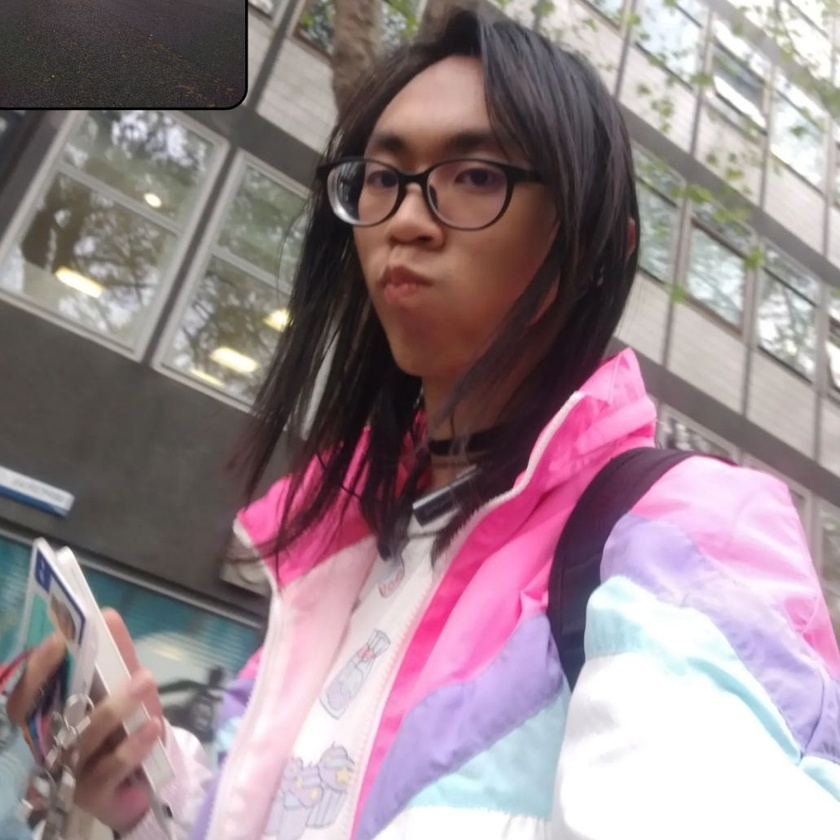
#> input picture assets/test_1.jpeg, 840 x 840 px, shrunk from 1031 x 1032 before the run, found by its file name
$ python opencv_static.py
#> lines starting #> are read from the running program, lines starting #| are printed output that depends on the picture; after the words box and inside, x2 and y2 are one past the last pixel; in counts of white or black regions, pixels touching at a corner belong together
import cv2 as cv
import matplotlib.pyplot as plt

imgPath = "assets/test_1.jpeg"
img = cv.imread(imgPath)
#> img is the input picture: shape (840, 840, 3); mean B, G, R 139.6, 133.3, 151.2

#print(img.shape)
# cv.imshow("Display Window", img)
# k = cv.waitKey(0)

g_img = cv.cvtColor(img, cv.COLOR_BGR2GRAY)
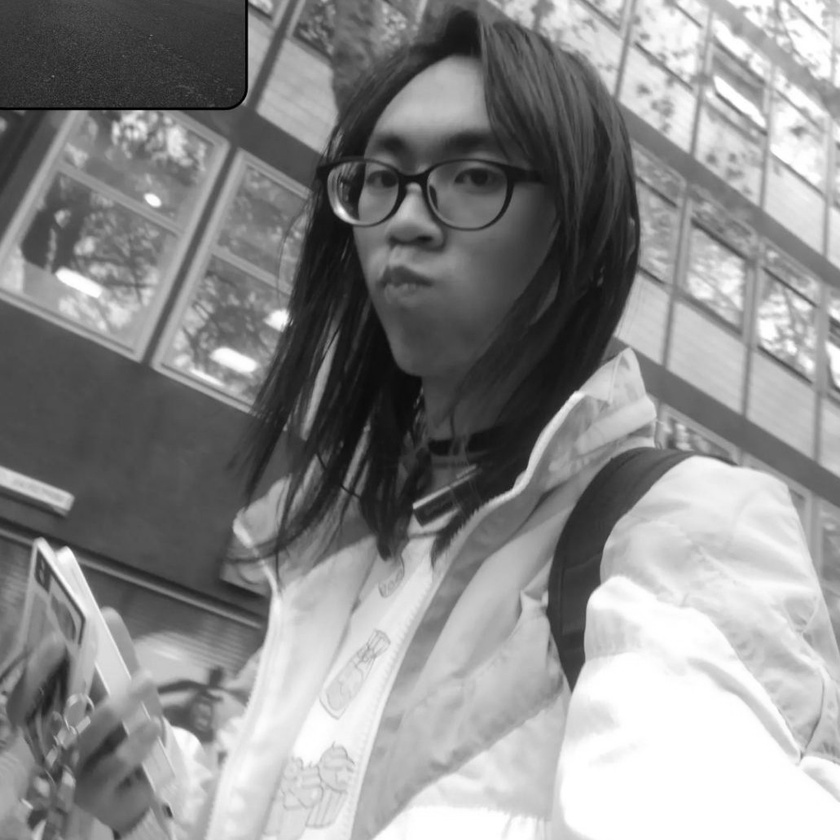
#> g_img: shape (840, 840); min 0, max 255, mean 139.4

face_classifier = cv.CascadeClassifier(
	cv.data.haarcascades + "haarcascade_frontalface_default.xml"
)

face = face_classifier.detectMultiScale(
    g_img, scaleFactor=1.1, minNeighbors=6, minSize=(60, 60)
)
#> face = [[312, 84, 232, 232]]

# Create Bounding Box
for (x, y, w, h) in face:
    cv.rectangle(img, (x, y), (x + w, y + h), (0, 255, 0), 4)
#> this loop made 1 pass
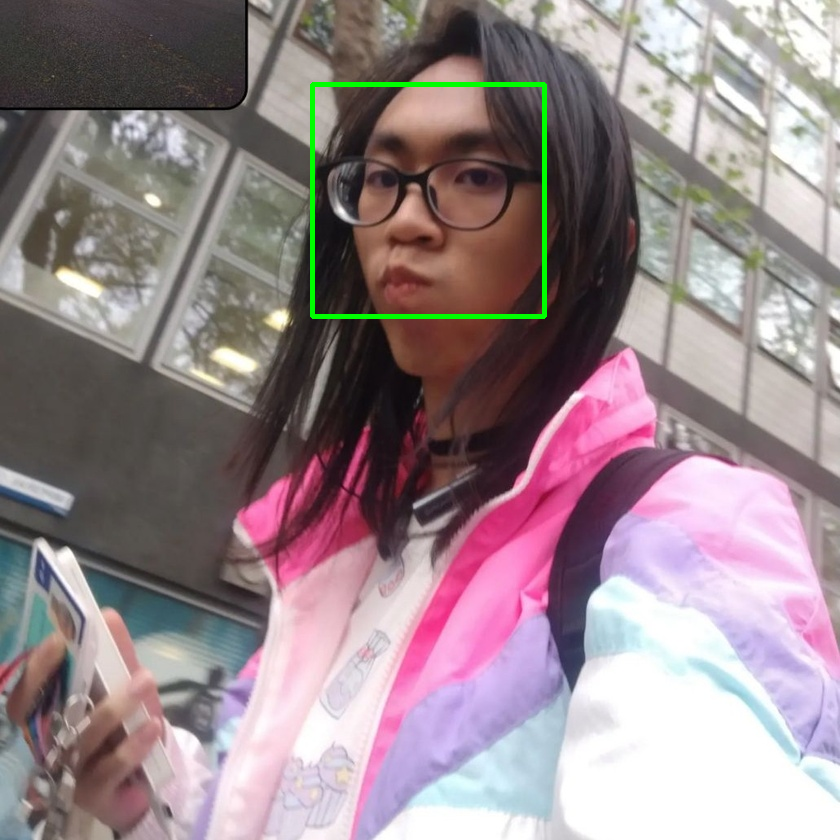
#> img: shape (840, 840, 3); 0.66% of pixels changed, all inside (x1, y1, x2, y2) = (310, 82, 547, 319)

#cv.imshow('Face Detect', img)
#k = cv.waitKey(0)

# Change back to RGB
img_rgb = cv.cvtColor(img, cv.COLOR_BGR2RGB)

'''
#cv.imshow("Display Window", img_rgb)
#k = cv.waitKey(0)
'''

plt.figure(figsize=(5,5))
plt.imshow(img_rgb)
plt.axis('off')
plt.show()

$ run again, with assets/test_2.jpeg copied over assets/test_1.jpeg
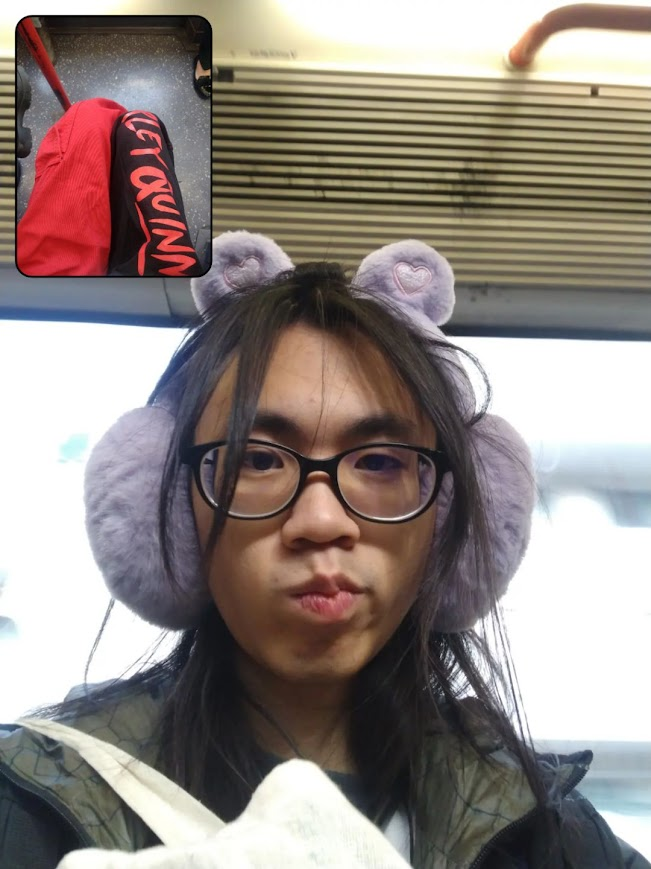
#> input picture assets/test_2.jpeg, 651 x 869 px, found by its file name
#> img is the input picture: shape (869, 651, 3); mean B, G, R 130.7, 135.9, 146.5
#> `g_img = cv.cvtColor(img, cv.COLOR_BGR2GRAY)`:
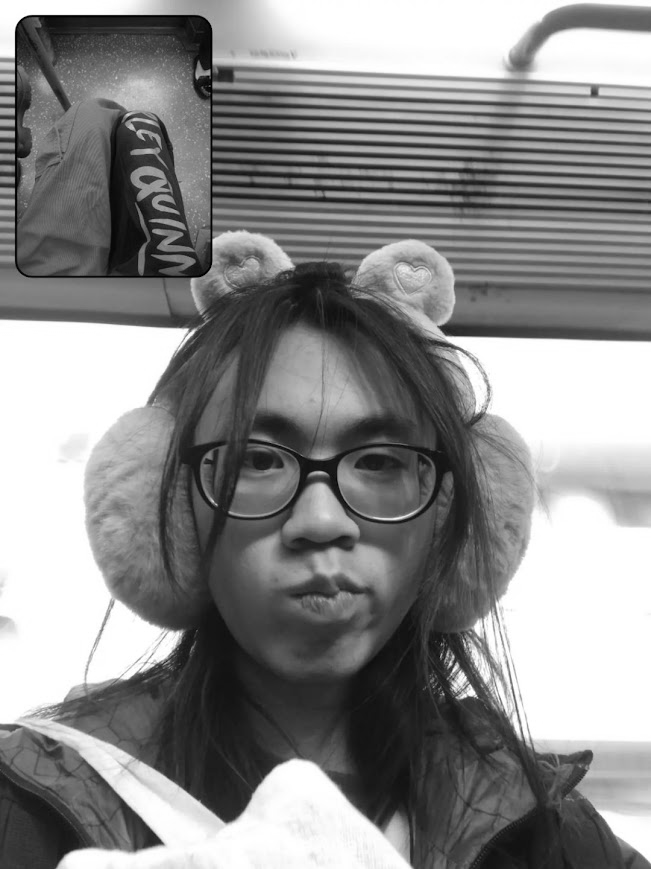
#> g_img: shape (869, 651); min 0, max 255, mean 138.5
#> face = [[202, 443, 234, 234]]
#> the loop `for (x, y, w, h) in face:` made 1 pass
#> after the loop `for (x, y, w, h) in face:`:
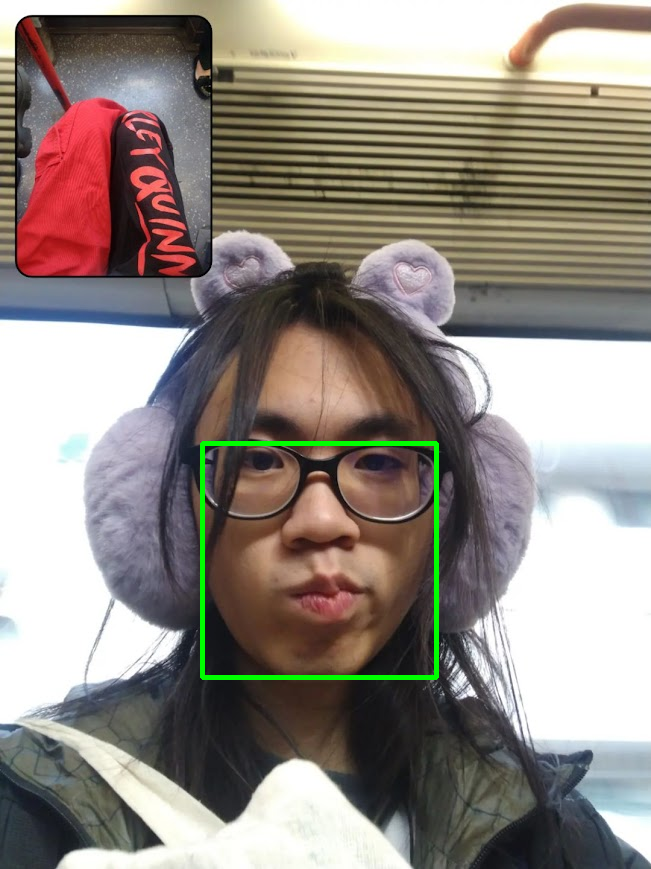
#> img: shape (869, 651, 3); 0.83% of pixels changed, all inside (x1, y1, x2, y2) = (200, 441, 439, 680)

$ run again, with assets/test_3.jpeg copied over assets/test_1.jpeg
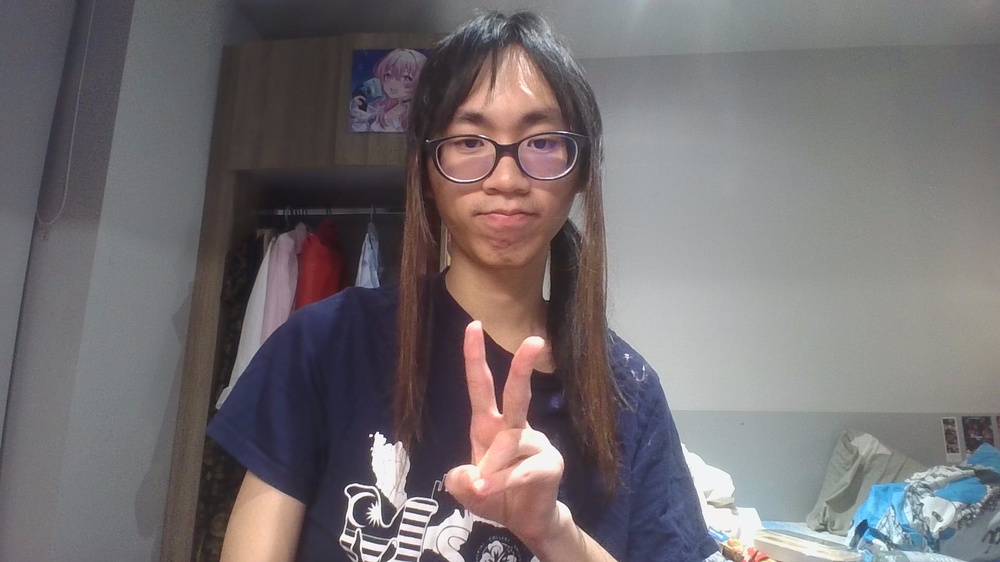
#> input picture assets/test_3.jpeg, 1000 x 562 px, shrunk from 1920 x 1080 before the run, found by its file name
#> img is the input picture: shape (562, 1000, 3); mean B, G, R 112.9, 110.5, 116.3
#> `g_img = cv.cvtColor(img, cv.COLOR_BGR2GRAY)`:
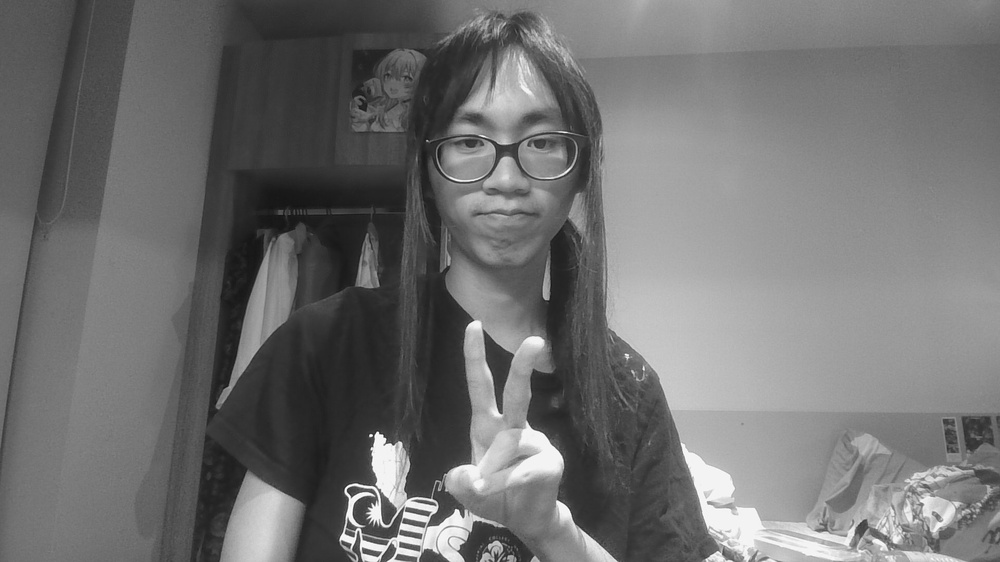
#> g_img: shape (562, 1000); min 19, max 254, mean 112.5
#> face = [[417, 72, 174, 174]]
#> the loop `for (x, y, w, h) in face:` made 1 pass
#> after the loop `for (x, y, w, h) in face:`:
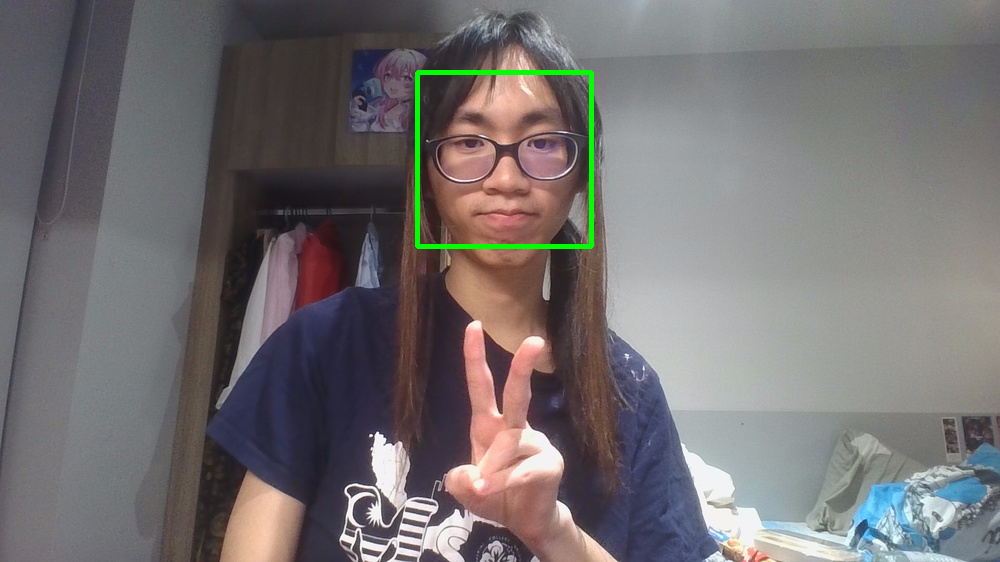
#> img: shape (562, 1000, 3); 0.62% of pixels changed, all inside (x1, y1, x2, y2) = (415, 70, 594, 249)
